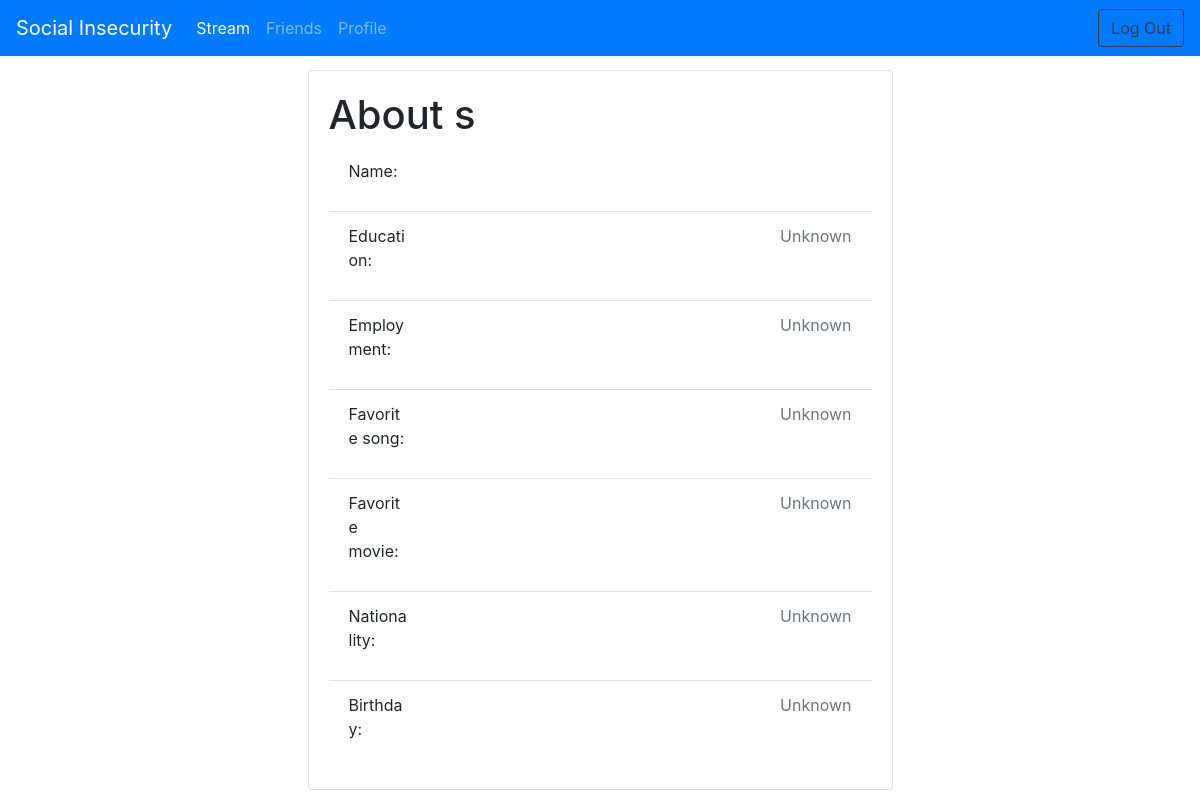
The page /ShowAbout/s on the database its author committed.
### tables this page shows
CREATE TABLE [Users] (
  id INTEGER PRIMARY KEY,
  username VARCHAR,
  first_name VARCHAR,
  last_name VARCHAR,
  [password] VARCHAR,
  education VARCHAR DEFAULT 'Unknown',
  employment VARCHAR DEFAULT 'Unknown',
  music VARCHAR DEFAULT 'Unknown',
  movie VARCHAR DEFAULT 'Unknown',
  nationality VARCHAR DEFAULT 'Unknown',
  birthday DATE DEFAULT 'Unknown'
);

### app/routes.py (the view)
@app.route('/ShowAbout/<username>', methods=['GET', 'POST'])
def ShowAbout(username):
    username=username
    user = query_db('SELECT * FROM Users WHERE username="{}";'.format(username), one=True)
    return render_template('ShowAbout.html', title='ShowAbout', friend=username, user=user, username=session.get("username"))

### app/__init__.py (called while the page is built)
def get_db():
    db = getattr(g, '_database', None)
    if db is None:
        db = g._database = sqlite3.connect(app.config['DATABASE'])
    db.row_factory = sqlite3.Row
    return db

def query_db(query, one=False):
    db = get_db()
    cursor = db.execute(query)
    rv = cursor.fetchall()
    cursor.close()
    db.commit()
    return (rv[0] if rv else None) if one else rv

@app.teardown_appcontext
def close_connection(exception):
    db = getattr(g, '_database', None)
    if db is not None:
        db.close()

### app/routes.py (called while the page is built)
@app.before_request
def make_session_permanent():
    session.permanent = True
    app.permanent_session_lifetime = timedelta(minutes=5)

### app/templates/ShowAbout.html
{% extends "base.html" %}
{% import "bootstrap/wtf.html" as wtf %}
{% block content %}
<div class="container-flex justify-content-center">
    <div class="row justify-content-center">
        <div class="col-sm-12 col-lg-6">
            <div class="card">
                <div class="card-body">
                    <h1 class="card-text">About {{friend}}</h1>
                    <div id="view-details">
                        <ul class="list-group list-group-flush">
                            <li class="list-group-item d-inline">
                                <div class="row">
                                    <p class="col-sm-2">Name:</p>
                                    <p class="text-right col-sm-10 text-muted">{{user.first_name}} {{user.last_name}}</p>
                                </div>
                            </li>
                            <li class="list-group-item d-inline">
                                <div class="row">
                                    <p class="col-sm-2">Education:</p>
                                    <p class="text-right col-sm-10 text-muted">{{user.education}}</p>
                                </div>
                            </li>
                            <li class="list-group-item d-inline">
                                <div class="row">
                                    <p class="col-sm-2">Employment:</p>
                                    <p class="text-right col-sm-10 text-muted">{{user.employment}}</p>
                                </div>
                            </li>
                            <li class="list-group-item d-inline">
                                <div class="row">
                                    <p class="col-sm-2">Favorite song:</p>
                                    <p class="text-right col-sm-10 text-muted">{{user.music}}</p>
                                </div>
                            </li>
                            <li class="list-group-item d-inline">
                                <div class="row">
                                    <p class="col-sm-2">Favorite movie:</p>
                                    <p class="text-right col-sm-10 text-muted">{{user.movie}}</p>
                                </div>
                            </li>
                            <li class="list-group-item d-inline">
                                <div class="row">
                                    <p class="col-sm-2">Nationality:</p>
                                    <p class="text-right col-sm-10 text-muted">{{user.nationality}}</p>
                                </div>
                            </li>
                            <li class="list-group-item d-inline">
                                <div class="row">
                                    <p class="col-sm-2">Birthday:</p>
                                    <p class="text-right col-sm-10 text-muted">{{user.birthday}}</p>
                                </div>
                            </li>
                        </ul>
                    </div>
                </div>
            </div>
        </div>
    </div>
</div>
{% endblock %}

### app/static/css/general.css (style rules this page uses)
body { padding-top: 70px }

### rows shown on the page
Users: education "Unknown", employment "Unknown", music "Unknown", movie "Unknown", nationality "Unknown", birthday "Unknown"

### other values the page prints
{{ friend }} "s"
